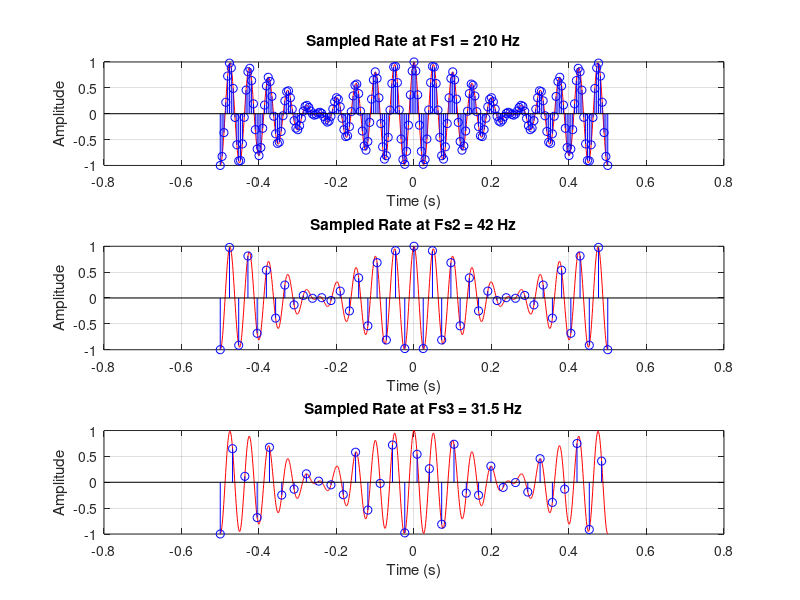

Reproduce this figure in MATLAB. (Note: this script raises an error after producing the figure.)
%% Task 2: Nyquist Rate and Signal Visualization with Subplots

% Define the time variable and the original signal
t = -0.5:0.001:0.5;
st = cos(40*pi*t).*cos(2*pi*t);
fc = 42;  % Nyquist rate in Hz
%(1/2)*(cos(38*pi*t2)) + (1/2)*(cos(42*pi*t2));

% Define Fs1, t1, and s1
Fs1 = 5*fc;
t1 = -0.5:1/Fs1:0.5;
s1 = cos(40*pi*t1).*cos(2*pi*t1);

% Define Fs2, t2, and s2
Fs2 = fc;
t2 = -0.5:1/Fs2:0.5;
s2 = cos(40*pi*t2).*cos(2*pi*t2);

% Define Fs3, t3, and s3
Fs3 = (3/4)*fc;
t3 = -0.5:1/Fs3:0.5;
s3 = cos(40*pi*t3).*cos(2*pi*t3);

% Create subplots for visualization
figure(2);

% Plot sampled signal s1 with Fs1
subplot(3,1,1);
plot(t, st, 'r'); hold on;
stem(t1, s1, 'b');
title(['Sampled Rate at Fs1 = ', num2str(Fs1), ' Hz']);
xlabel('Time (s)');
ylabel('Amplitude');
grid on; hold off;

% Plot sampled signal s2 with Fs2
subplot(3,1,2);
plot(t, st, 'r'); hold on;
stem(t2, s2, 'b');
title(['Sampled Rate at Fs2 = ', num2str(Fs2), ' Hz']);
xlabel('Time (s)');
ylabel('Amplitude');
grid on; hold off;

% Plot sampled signal s3 with Fs3
subplot(3,1,3);
plot(t, st, 'r'); hold on;
stem(t3, s3, 'b');
title(['Sampled Rate at Fs3 = ', num2str(Fs3), ' Hz']);
xlabel('Time (s)');
ylabel('Amplitude');
grid on; hold off;

% Adjust the layout for better readability
sgtitle('Task 2');
